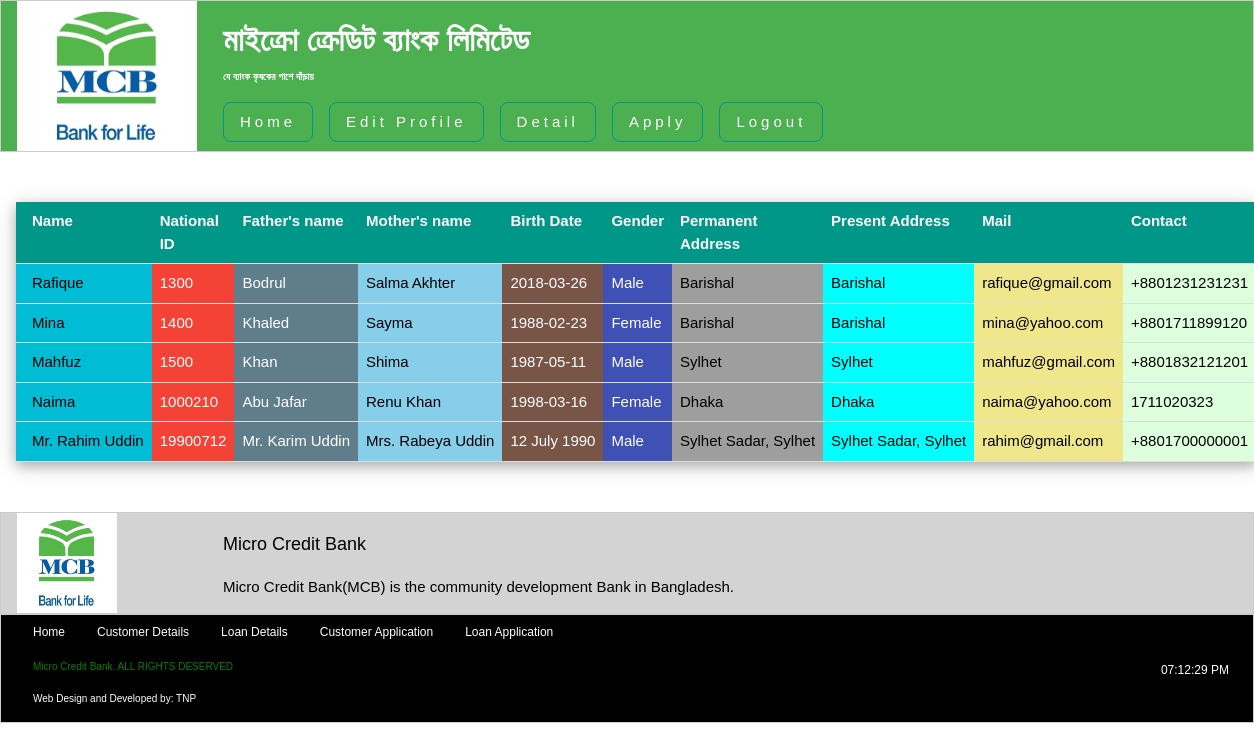
The app's page /customer_detail.php, older data.
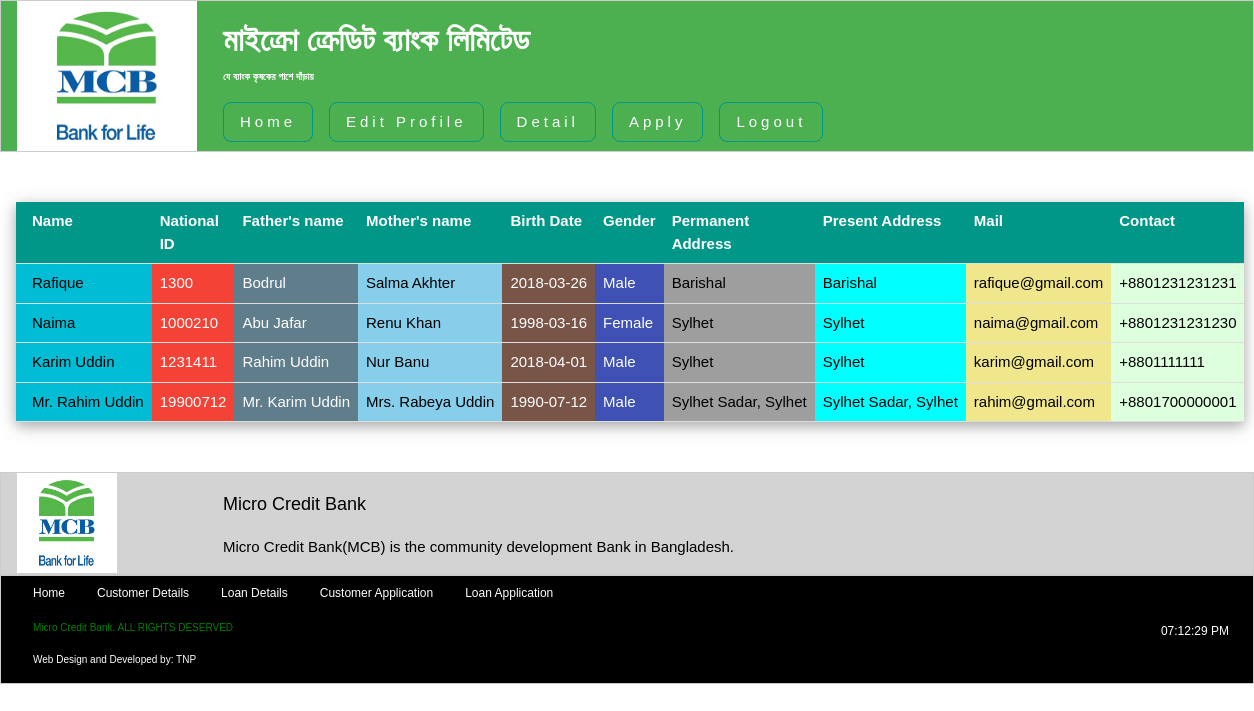
The same page, newer data.
### tables this page shows
CREATE TABLE IF NOT EXISTS `customer` (
  `national_id` int(11) NOT NULL,
  `customer_name` varchar(255) NOT NULL,
  `father_name` varchar(255) NOT NULL,
  `mother_name` varchar(255) NOT NULL,
  `dob` varchar(255) NOT NULL,
  `gender` enum('Female','Male') NOT NULL,
  `email` varchar(255) NOT NULL,
  `permanent_address` varchar(255) NOT NULL,
  `present_address` varchar(255) NOT NULL,
  `contact` varchar(255) NOT NULL
);

### customer_detail.php (the view, shortened to what this page needs)
<?php
	$qry = "SELECT * FROM customer";
	$result = mysql_query($qry);
?>
	<div class="w3-container" style="min-height:295px;height:auto;">
	<?php
	if (mysql_num_rows($result) > 0)
	{
	?>
		<table class="w3-table w3-container w3-hoverable w3-bordered w3-middle w3-card-4" style="max-width:auto;width:100%;margin-top:50px; margin-bottom: 50px; font-family: Arial; ">
			<thead>
				<tr class="w3-teal">
					<th> Name </th>
					<th> National ID </th>
					<th> Father's name </th>
					<th> Mother's name </th>
					<th> Birth Date </th>
					<th> Gender </th>
					<th> Permanent Address </th>
					<th> Present Address </th>
					<th> Mail </th>
					<th> Contact </th>
				</tr>
			</thead>
	<?php
		while($row = mysql_fetch_assoc($result))
    	{
    		?>
			<tr>
				<td class="w3-button w3-cyan"> <?php echo $row['customer_name']; ?> </td>
				<td class="w3-button w3-red"> <?php echo $row['national_id']; ?> </td>
				<td class="w3-button w3-blue-grey"> <?php echo $row['father_name']; ?> </td>
				<td class="w3-button w3-light-blue"> <?php echo $row['mother_name']; ?> </td>
				<td class="w3-button w3-brown"> <?php echo $row['dob']; ?> </td>
				<td class="w3-button w3-indigo"> <?php echo $row['gender']; ?> </td>
				<td class="w3-button w3-grey"> <?php echo $row['permanent_address']; ?> </td>
				<td class="w3-button w3-aqua"> <?php echo $row['present_address']; ?> </td>
				<td class="w3-button w3-khaki"> <?php echo $row['email']; ?> </td>
				<td class="w3-button w3-pale-green"> <?php echo $row['contact']; ?> </td>
			</tr>
    	<?php
   		}
    	?>
    	</table>
    <?php
	}
	else
	{?>
		<p class="w3-row w3-row-padding w3-panel w3-red w3-middle"> No customer record  </p>
<?php
	}
?>
</div>

Row changes from the older to the newer data that the page shows:
removed customer: customer_name "Mina", national "1400", father_name "Khaled", mother_name "Sayma", dob "1988-02-23", gender "Female", permanent_address "Barishal", present_address "Barishal", email "mina@yahoo.com", contact "+8801711899120"
removed customer: customer_name "Mahfuz", national "1500", father_name "Khan", mother_name "Shima", dob "1987-05-11", gender "Male", permanent_address "Sylhet", present_address "Sylhet", email "mahfuz@gmail.com", contact "+8801832121201"
changed customer "Naima": permanent_address "Dhaka" → "Sylhet"; present_address "Dhaka" → "Sylhet"; email "naima@yahoo.com" → "naima@gmail.com"; contact "1711020323" → "+8801231231230"
added customer: customer_name "Karim Uddin", national "1231411", father_name "Rahim Uddin", mother_name "Nur Banu", dob "2018-04-01", gender "Male", permanent_address "Sylhet", present_address "Sylhet", email "karim@gmail.com", contact "+8801111111"
changed customer "Mr. Rahim Uddin": dob "12 July 1990" → "1990-07-12"
